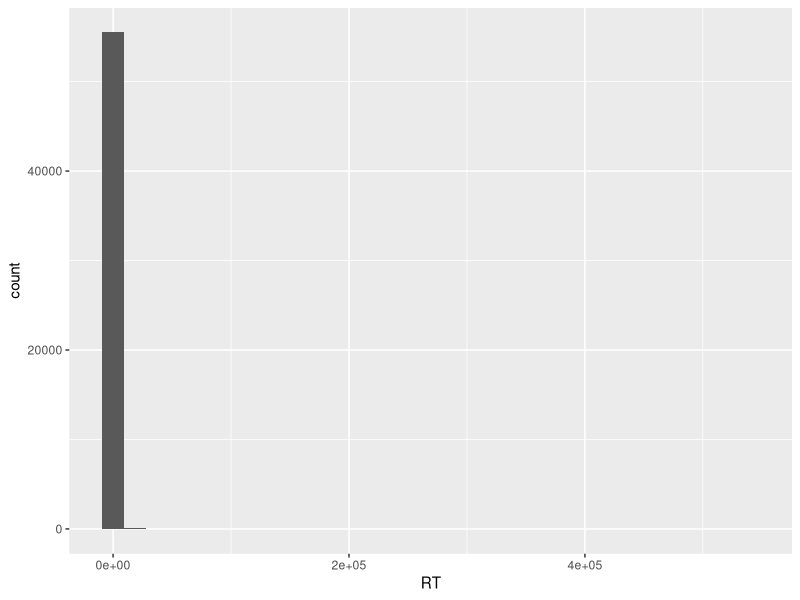
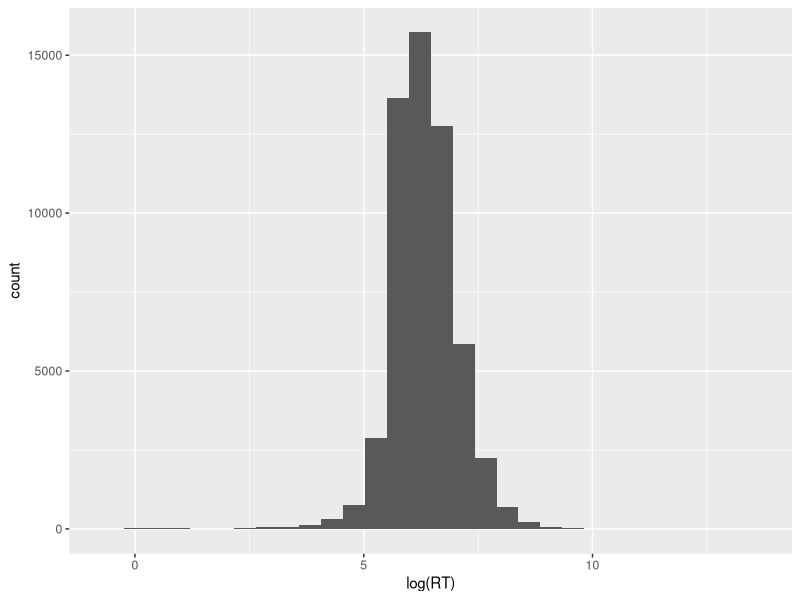
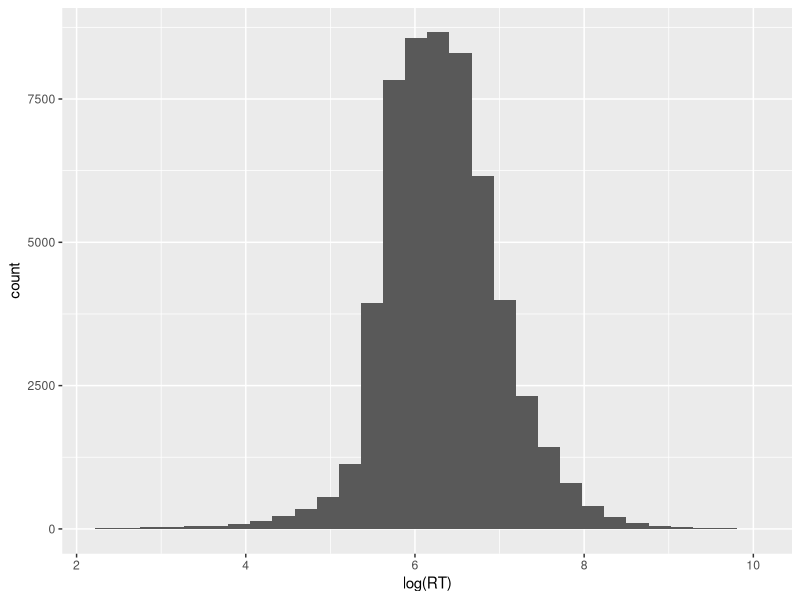
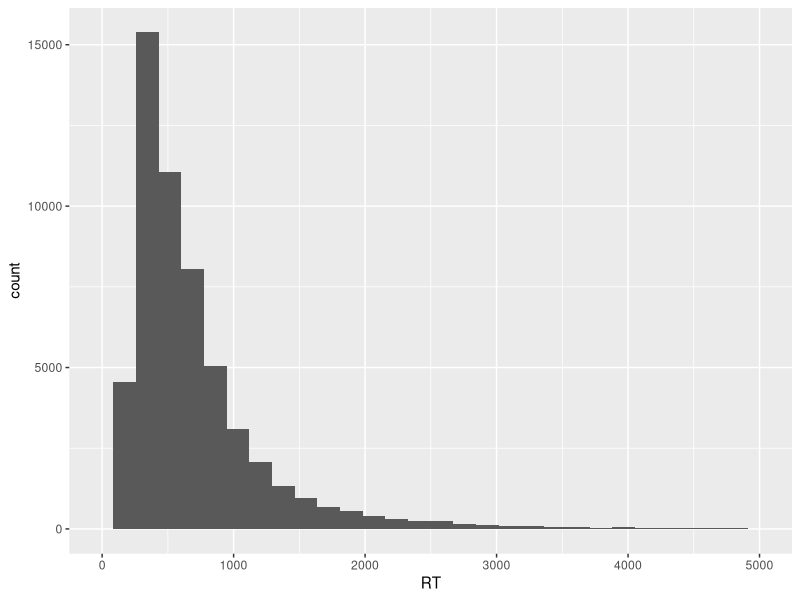
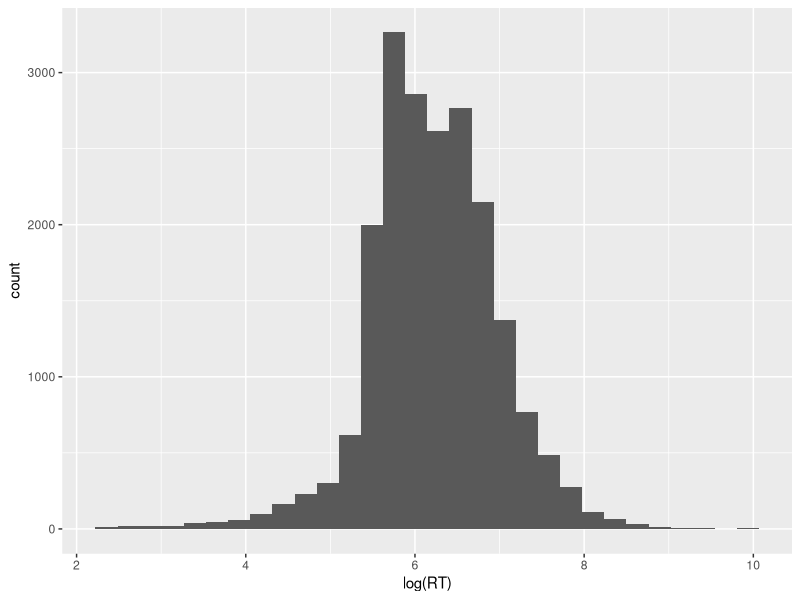
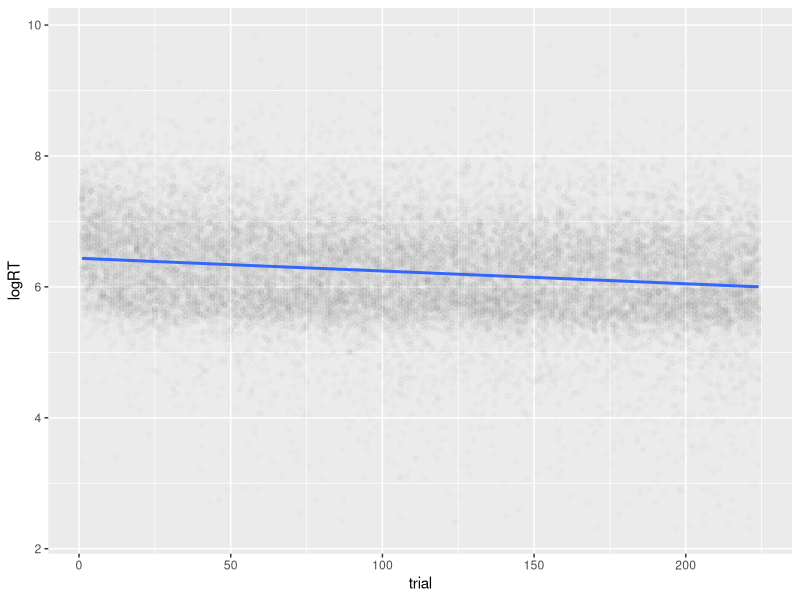

The R script that drew these images, in order:
## ---- chunk 1
library(tidyverse)
library(lme4)
library(lmerTest)

## ---- chunk 2
mcgowan <- read_csv("practice_data/Combined exp 2 - dataset - 248 participants.csv")
colnames(mcgowan)
mcgowan <- rename(mcgowan,
                  subject = Participant_ID,
                  sentence = Sentence_Type,
                  exp = Experiment,
                  loc = Location,
                  trial = Trial_Number,
                  RT = Reaction_Time,
                  ACC = Accuracy,
                  rate = Presentation_Rate)
colnames(mcgowan)
head(mcgowan)
## ---- chunk 3
ggplot(mcgowan, aes(RT)) + geom_histogram()
ggplot(mcgowan, aes(log(RT))) + geom_histogram()

range(mcgowan$RT)
mean_RT <- mean(mcgowan$RT)
sd_RT <- sd(mcgowan$RT)

mean_RT - 2.5*sd_RT

mean(mcgowan$RT > 20000)
quantile(mcgowan$RT, .0002)

mcgowan <- filter(mcgowan, RT >= 10, RT <= 20000)

ggplot(mcgowan, aes(log(RT))) + geom_histogram()
ggplot(mcgowan, aes(RT)) + geom_histogram() +
  xlim(0, 5000)

## ---- chunk 4
colnames(mcgowan)
xtabs(~ sentence, mcgowan)
mcgowan_ungrammatical <- filter(mcgowan, 
                        sentence %in% c("control", "transposed"))

mcgowan_RT <- filter(mcgowan_ungrammatical, ACC == 1)
ggplot(mcgowan_RT, aes(log(RT))) + geom_histogram()

mcgowan_RT$logRT <- log(mcgowan_RT$RT)

rt_lm0 <- lm(logRT ~ 1, mcgowan_RT)
summary(rt_lm0)

ggplot(mcgowan_RT, aes(trial, logRT)) + geom_point(alpha = .01) +
  geom_smooth(method = "lm")

rt_lm1 <- lm(logRT ~ 1 + trial, mcgowan_RT)
summary(rt_lm1)

summary(mcgowan_RT$trial)

exp(6.44 - .0019)

exp(6.44 - .0019*224)

## ---- chunk 5
rt_lm2 <- lm(logRT ~ 1 + trial + subject, mcgowan_RT)
length(unique(mcgowan_RT$subject))
summary(rt_lm2)

rt_lmer2 <- lmer(logRT ~ 1 + trial + (1 | subject), mcgowan_RT)
summary(rt_lmer2)

AIC(rt_lm1)
AIC(rt_lm2)


rt_lmer2_ml <- lmer(logRT ~ 1 + trial + (1 | subject), mcgowan_RT,
                 REML = FALSE)

AIC(rt_lmer2_ml)
head(ranef(rt_lmer2)$subject)
